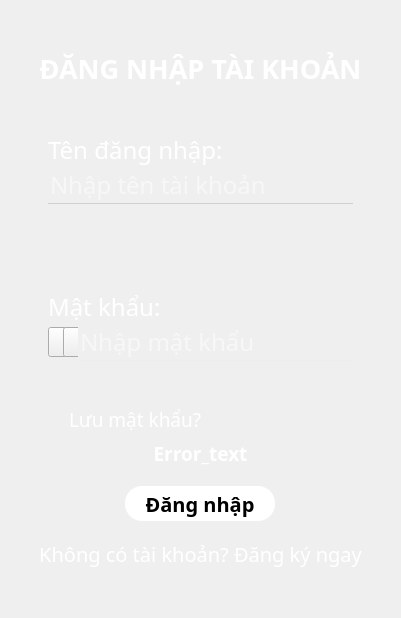
               <widget class="QWidget" name="SignIn_Page">
                <property name="sizePolicy">
                 <sizepolicy hsizetype="Expanding" vsizetype="Expanding">
                  <horstretch>0</horstretch>
                  <verstretch>0</verstretch>
                 </sizepolicy>
                </property>
                <property name="minimumSize">
                 <size>
                  <width>380</width>
                  <height>520</height>
                 </size>
                </property>
                <property name="maximumSize">
                 <size>
                  <width>16777215</width>
                  <height>16777215</height>
                 </size>
                </property>
                <property name="styleSheet">
                 <string notr="true"/>
                </property>
                <layout class="QVBoxLayout" name="verticalLayout_14">
                 <property name="leftMargin">
                  <number>0</number>
                 </property>
                 <property name="topMargin">
                  <number>50</number>
                 </property>
                 <property name="rightMargin">
                  <number>0</number>
                 </property>
                 <property name="bottomMargin">
                  <number>50</number>
                 </property>
                 <item>
                  <widget class="QLabel" name="label">
                   <property name="maximumSize">
                    <size>
                     <width>16777215</width>
                     <height>50</height>
                    </size>
                   </property>
                   <property name="font">
                    <font>
                     <family>Montserrat</family>
                     <pointsize>20</pointsize>
                     <weight>75</weight>
                     <bold>true</bold>
                    </font>
                   </property>
                   <property name="styleSheet">
                    <string notr="true">color: rgb(255, 255, 255);
background: transparent;</string>
                   </property>
                   <property name="text">
                    <string>&lt;html&gt;&lt;head/&gt;&lt;body&gt;&lt;p&gt;&lt;span style=&quot; font-weight:600; color:#ffffff;&quot;&gt;ĐĂNG NHẬP TÀI KHOẢN&lt;/span&gt;&lt;/p&gt;&lt;/body&gt;&lt;/html&gt;</string>
                   </property>
                   <property name="alignment">
                    <set>Qt::AlignCenter</set>
                   </property>
                  </widget>
                 </item>
                 <item>
                  <widget class="QFrame" name="frame_32">
                   <property name="minimumSize">
                    <size>
                     <width>350</width>
                     <height>75</height>
                    </size>
                   </property>
                   <property name="maximumSize">
                    <size>
                     <width>16777215</width>
                     <height>16777215</height>
                    </size>
                   </property>
                   <property name="frameShape">
                    <enum>QFrame::NoFrame</enum>
                   </property>
                   <property name="frameShadow">
                    <enum>QFrame::Raised</enum>
                   </property>
                   <layout class="QGridLayout" name="gridLayout_2">
                    <property name="leftMargin">
                     <number>48</number>
                    </property>
                    <property name="topMargin">
                     <number>0</number>
                    </property>
                    <property name="rightMargin">
                     <number>48</number>
                    </property>
                    <property name="bottomMargin">
                     <number>0</number>
                    </property>
                    <property name="spacing">
                     <number>0</number>
                    </property>
                    <item row="2" column="0">
                     <widget class="QLineEdit" name="NameBox_SI">
                      <property name="minimumSize">
                       <size>
                        <width>305</width>
                        <height>0</height>
                       </size>
                      </property>
                      <property name="maximumSize">
                       <size>
                        <width>16777215</width>
                        <height>16777215</height>
                       </size>
                      </property>
                      <property name="font">
                       <font>
                        <family>iCiel Effra Regular</family>
                        <pointsize>18</pointsize>
                       </font>
                      </property>
                      <property name="styleSheet">
                       <string notr="true">QLineEdit {
background: transparent;
border-bottom: 1px solid rgb(204, 204, 204);
border-radius: none;
color: rgb(255, 255, 255);
}

QLineEdit {
border-bottom: 1px solid rgb(207, 207, 207);
}</string>
                      </property>
                      <property name="text">
                       <string/>
                      </property>
                      <property name="maxLength">
                       <number>31</number>
                      </property>
                      <property name="frame">
                       <bool>true</bool>
                      </property>
                      <property name="alignment">
                       <set>Qt::AlignLeading|Qt::AlignLeft|Qt::AlignVCenter</set>
                      </property>
                      <property name="placeholderText">
                       <string>Nhập tên tài khoản</string>
                      </property>
                     </widget>
                    </item>
                    <item row="1" column="0" alignment="Qt::AlignRight">
                     <widget class="QLabel" name="NameSI_label">
                      <property name="minimumSize">
                       <size>
                        <width>305</width>
                        <height>30</height>
                       </size>
                      </property>
                      <property name="maximumSize">
                       <size>
                        <width>16777215</width>
                        <height>16777215</height>
                       </size>
                      </property>
                      <property name="font">
                       <font>
                        <family>iCiel Effra Regular</family>
                        <pointsize>18</pointsize>
                       </font>
                      </property>
                      <property name="styleSheet">
                       <string notr="true">color: rgb(255, 255, 255);
background: transparent;</string>
                      </property>
                      <property name="text">
                       <string>Tên đăng nhập:</string>
                      </property>
                     </widget>
                    </item>
                    <item row="3" column="0">
                     <spacer name="verticalSpacer_5">
                      <property name="orientation">
                       <enum>Qt::Vertical</enum>
                      </property>
                      <property name="sizeHint" stdset="0">
                       <size>
                        <width>20</width>
                        <height>40</height>
                       </size>
                      </property>
                     </spacer>
                    </item>
                    <item row="0" column="0">
                     <spacer name="verticalSpacer_6">
                      <property name="orientation">
                       <enum>Qt::Vertical</enum>
                      </property>
                      <property name="sizeHint" stdset="0">
                       <size>
                        <width>20</width>
                        <height>40</height>
                       </size>
                      </property>
                     </spacer>
                    </item>
                   </layout>
                  </widget>
                 </item>
                 <item>
                  <spacer name="verticalSpacer_3">
                   <property name="orientation">
                    <enum>Qt::Vertical</enum>
                   </property>
                   <property name="sizeHint" stdset="0">
                    <size>
                     <width>20</width>
                     <height>40</height>
                    </size>
                   </property>
                  </spacer>
                 </item>
                 <item>
                  <widget class="QFrame" name="Frame_in_Frame">
                   <property name="minimumSize">
                    <size>
                     <width>350</width>
                     <height>70</height>
                    </size>
                   </property>
                   <property name="maximumSize">
                    <size>
                     <width>16777215</width>
                     <height>16777215</height>
                    </size>
                   </property>
                   <property name="frameShape">
                    <enum>QFrame::NoFrame</enum>
                   </property>
                   <property name="frameShadow">
                    <enum>QFrame::Raised</enum>
                   </property>
                   <layout class="QGridLayout" name="gridLayout_3">
                    <property name="leftMargin">
                     <number>48</number>
                    </property>
                    <property name="topMargin">
                     <number>0</number>
                    </property>
                    <property name="rightMargin">
                     <number>48</number>
                    </property>
                    <property name="bottomMargin">
                     <number>0</number>
                    </property>
                    <property name="spacing">
                     <number>0</number>
                    </property>
                    <item row="1" column="0">
                     <widget class="QFrame" name="PassFrame">
                      <property name="minimumSize">
                       <size>
                        <width>305</width>
                        <height>30</height>
                       </size>
                      </property>
                      <property name="maximumSize">
                       <size>
                        <width>16777215</width>
                        <height>16777215</height>
                       </size>
                      </property>
                      <property name="frameShape">
                       <enum>QFrame::NoFrame</enum>
                      </property>
                      <property name="frameShadow">
                       <enum>QFrame::Raised</enum>
                      </property>
                      <layout class="QHBoxLayout" name="horizontalLayout">
                       <property name="spacing">
                        <number>0</number>
                       </property>
                       <property name="leftMargin">
                        <number>0</number>
                       </property>
                       <property name="topMargin">
                        <number>0</number>
                       </property>
                       <property name="rightMargin">
                        <number>0</number>
                       </property>
                       <property name="bottomMargin">
                        <number>0</number>
                       </property>
                       <item>
                        <widget class="QFrame" name="eyeFrame">
                         <property name="minimumSize">
                          <size>
                           <width>30</width>
                           <height>31</height>
                          </size>
                         </property>
                         <property name="maximumSize">
                          <size>
                           <width>30</width>
                           <height>31</height>
                          </size>
                         </property>
                         <property name="styleSheet">
                          <string notr="true">QFrame {
border-radius: 0px;
}</string>
                         </property>
                         <property name="frameShape">
                          <enum>QFrame::StyledPanel</enum>
                         </property>
                         <property name="frameShadow">
                          <enum>QFrame::Raised</enum>
                         </property>
                         <layout class="QHBoxLayout" name="horizontalLayout_5">
                          <property name="spacing">
                           <number>0</number>
                          </property>
                          <property name="leftMargin">
                           <number>0</number>
                          </property>
                          <property name="topMargin">
                           <number>0</number>
                          </property>
                          <property name="rightMargin">
                           <number>0</number>
                          </property>
                          <property name="bottomMargin">
                           <number>0</number>
                          </property>
                          <item>
                           <widget class="QPushButton" name="eyeShow_SI">
                            <property name="minimumSize">
                             <size>
                              <width>30</width>
                              <height>30</height>
                             </size>
                            </property>
                            <property name="maximumSize">
                             <size>
                              <width>30</width>
                              <height>30</height>
                             </size>
                            </property>
                            <property name="styleSheet">
                             <string notr="true">QPushButton:enabled{
	image: url(:/images/icons/eye_show.png);
}</string>
                            </property>
                            <property name="text">
                             <string/>
                            </property>
                           </widget>
                          </item>
                          <item>
                           <widget class="QPushButton" name="eyeHide_SI">
                            <property name="minimumSize">
                             <size>
                              <width>30</width>
                              <height>30</height>
                             </size>
                            </property>
                            <property name="maximumSize">
                             <size>
                              <width>30</width>
                              <height>30</height>
                             </size>
                            </property>
                            <property name="styleSheet">
                             <string notr="true">QPushButton:enabled {
	image: url(:/images/icons/eye_hide.png);
}</string>
                            </property>
                            <property name="text">
                             <string/>
                            </property>
                           </widget>
                          </item>
                         </layout>
                        </widget>
                       </item>
                       <item>
                        <widget class="QLineEdit" name="PassBox_SI">
                         <property name="minimumSize">
                          <size>
                           <width>275</width>
                           <height>0</height>
                          </size>
                         </property>
                         <property name="maximumSize">
                          <size>
                           <width>16777215</width>
                           <height>16777215</height>
                          </size>
                         </property>
                         <property name="font">
                          <font>
                           <family>iCiel Effra Regular</family>
                           <pointsize>18</pointsize>
                          </font>
                         </property>
                         <property name="toolTip">
                          <string/>
                         </property>
                         <property name="styleSheet">
                          <string notr="true">QLineEdit {
background: transparent;
border-bottom: 1px solid rgb(202, 202, 202);
border-radius: none;
color: rgb(255, 255, 255);
}

QLineEdit {
border-bottom: 1px solid rgb(236, 236, 236);
}</string>
                         </property>
                         <property name="locale">
                          <locale language="Vietnamese" country="Vietnam"/>
                         </property>
                         <property name="maxLength">
                          <number>22</number>
                         </property>
                         <property name="echoMode">
                          <enum>QLineEdit::Password</enum>
                         </property>
                         <property name="alignment">
                          <set>Qt::AlignLeading|Qt::AlignLeft|Qt::AlignVCenter</set>
                         </property>
                         <property name="placeholderText">
                          <string>Nhập mật khẩu</string>
                         </property>
                        </widget>
                       </item>
                      </layout>
                     </widget>
                    </item>
                    <item row="0" column="0">
                     <widget class="QLabel" name="PassLabel">
                      <property name="minimumSize">
                       <size>
                        <width>305</width>
                        <height>30</height>
                       </size>
                      </property>
                      <property name="maximumSize">
                       <size>
                        <width>16777215</width>
                        <height>16777215</height>
                       </size>
                      </property>
                      <property name="font">
                       <font>
                        <family>iCiel Effra Regular</family>
                        <pointsize>18</pointsize>
                       </font>
                      </property>
                      <property name="styleSheet">
                       <string notr="true">color: rgb(255, 255, 255);
background: transparent;</string>
                      </property>
                      <property name="text">
                       <string>Mật khẩu:</string>
                      </property>
                     </widget>
                    </item>
                   </layout>
                  </widget>
                 </item>
                 <item>
                  <spacer name="verticalSpacer_4">
                   <property name="orientation">
                    <enum>Qt::Vertical</enum>
                   </property>
                   <property name="sizeHint" stdset="0">
                    <size>
                     <width>20</width>
                     <height>40</height>
                    </size>
                   </property>
                  </spacer>
                 </item>
                 <item>
                  <widget class="QFrame" name="frame_36">
                   <property name="minimumSize">
                    <size>
                     <width>300</width>
                     <height>25</height>
                    </size>
                   </property>
                   <property name="maximumSize">
                    <size>
                     <width>300</width>
                     <height>25</height>
                    </size>
                   </property>
                   <property name="frameShape">
                    <enum>QFrame::NoFrame</enum>
                   </property>
                   <property name="frameShadow">
                    <enum>QFrame::Raised</enum>
                   </property>
                   <layout class="QGridLayout" name="gridLayout_12">
                    <property name="leftMargin">
                     <number>0</number>
                    </property>
                    <property name="topMargin">
                     <number>0</number>
                    </property>
                    <property name="rightMargin">
                     <number>0</number>
                    </property>
                    <property name="bottomMargin">
                     <number>0</number>
                    </property>
                    <property name="spacing">
                     <number>0</number>
                    </property>
                    <item row="0" column="0">
                     <widget class="QCheckBox" name="SavePass">
                      <property name="minimumSize">
                       <size>
                        <width>200</width>
                        <height>25</height>
                       </size>
                      </property>
                      <property name="maximumSize">
                       <size>
                        <width>200</width>
                        <height>25</height>
                       </size>
                      </property>
                      <property name="font">
                       <font>
                        <family>iCiel Effra Regular</family>
                        <pointsize>14</pointsize>
                       </font>
                      </property>
                      <property name="styleSheet">
                       <string notr="true">QCheckBox {
color: rgb(255, 255, 255);
background: transparent;
}</string>
                      </property>
                      <property name="text">
                       <string>Lưu mật khẩu?</string>
                      </property>
                     </widget>
                    </item>
                   </layout>
                  </widget>
                 </item>
                 <item>
                  <widget class="QFrame" name="frameError">
                   <property name="minimumSize">
                    <size>
                     <width>0</width>
                     <height>30</height>
                    </size>
                   </property>
                   <property name="maximumSize">
                    <size>
                     <width>16777215</width>
                     <height>16777215</height>
                    </size>
                   </property>
                   <property name="styleSheet">
                    <string notr="true">background: transparent;</string>
                   </property>
                   <property name="frameShape">
                    <enum>QFrame::NoFrame</enum>
                   </property>
                   <property name="frameShadow">
                    <enum>QFrame::Raised</enum>
                   </property>
                   <layout class="QGridLayout" name="gridLayout_7">
                    <property name="leftMargin">
                     <number>0</number>
                    </property>
                    <property name="topMargin">
                     <number>0</number>
                    </property>
                    <property name="rightMargin">
                     <number>0</number>
                    </property>
                    <property name="bottomMargin">
                     <number>0</number>
                    </property>
                    <property name="horizontalSpacing">
                     <number>0</number>
                    </property>
                    <item row="0" column="0">
                     <widget class="QLabel" name="Error_Content">
                      <property name="font">
                       <font>
                        <family>iCiel Effra Regular</family>
                        <pointsize>14</pointsize>
                        <weight>75</weight>
                        <bold>true</bold>
                       </font>
                      </property>
                      <property name="styleSheet">
                       <string notr="true">QLabel {
background: transparent;
color: rgb(255, 255, 255);
}</string>
                      </property>
                      <property name="text">
                       <string>Error_text</string>
                      </property>
                      <property name="alignment">
                       <set>Qt::AlignCenter</set>
                      </property>
                     </widget>
                    </item>
                   </layout>
                  </widget>
                 </item>
                 <item>
                  <widget class="QFrame" name="frame_34">
                   <property name="minimumSize">
                    <size>
                     <width>0</width>
                     <height>60</height>
                    </size>
                   </property>
                   <property name="maximumSize">
                    <size>
                     <width>16777215</width>
                     <height>60</height>
                    </size>
                   </property>
                   <property name="frameShape">
                    <enum>QFrame::NoFrame</enum>
                   </property>
                   <property name="frameShadow">
                    <enum>QFrame::Raised</enum>
                   </property>
                   <layout class="QGridLayout" name="gridLayout_10">
                    <property name="leftMargin">
                     <number>0</number>
                    </property>
                    <property name="topMargin">
                     <number>0</number>
                    </property>
                    <property name="rightMargin">
                     <number>0</number>
                    </property>
                    <property name="bottomMargin">
                     <number>0</number>
                    </property>
                    <property name="spacing">
                     <number>0</number>
                    </property>
                    <item row="0" column="0">
                     <widget class="QPushButton" name="SignIn_Bt">
                      <property name="minimumSize">
                       <size>
                        <width>150</width>
                        <height>35</height>
                       </size>
                      </property>
                      <property name="maximumSize">
                       <size>
                        <width>150</width>
                        <height>35</height>
                       </size>
                      </property>
                      <property name="font">
                       <font>
                        <family>Montserrat</family>
                        <pointsize>15</pointsize>
                        <weight>75</weight>
                        <bold>true</bold>
                       </font>
                      </property>
                      <property name="styleSheet">
                       <string notr="true">QPushButton {
color: rgg(0,0,0);
background-color: rgb(255, 255, 255);
border-radius: 17px;
}

QPushButton:hover{
color: rgb(255,255,255);
background-color: rgb(109, 109, 109);
}
</string>
                      </property>
                      <property name="text">
                       <string>Đăng nhập</string>
                      </property>
                      <property name="shortcut">
                       <string>Return</string>
                      </property>
                      <property name="flat">
                       <bool>true</bool>
                      </property>
                     </widget>
                    </item>
                   </layout>
                  </widget>
                 </item>
                 <item>
                  <widget class="QPushButton" name="ConvertButton">
                   <property name="font">
                    <font>
                     <family>iCiel Effra Regular</family>
                     <pointsize>15</pointsize>
                    </font>
                   </property>
                   <property name="styleSheet">
                    <string notr="true">QPushButton{
	background-color: rgba(255, 85, 255,0);
	border-radius: 8px;
	color: rgb(255, 255, 255);
}
QPushButton:hover {
color: rgb(207,207,207);
font: italic;
}</string>
                   </property>
                   <property name="text">
                    <string>Không có tài khoản? Đăng ký ngay</string>
                   </property>
                   <property name="checkable">
                    <bool>true</bool>
                   </property>
                   <property name="autoRepeat">
                    <bool>true</bool>
                   </property>
                   <property name="autoDefault">
                    <bool>false</bool>
                   </property>
                   <property name="default">
                    <bool>false</bool>
                   </property>
                   <property name="flat">
                    <bool>false</bool>
                   </property>
                  </widget>
                 </item>
                </layout>
               </widget>
